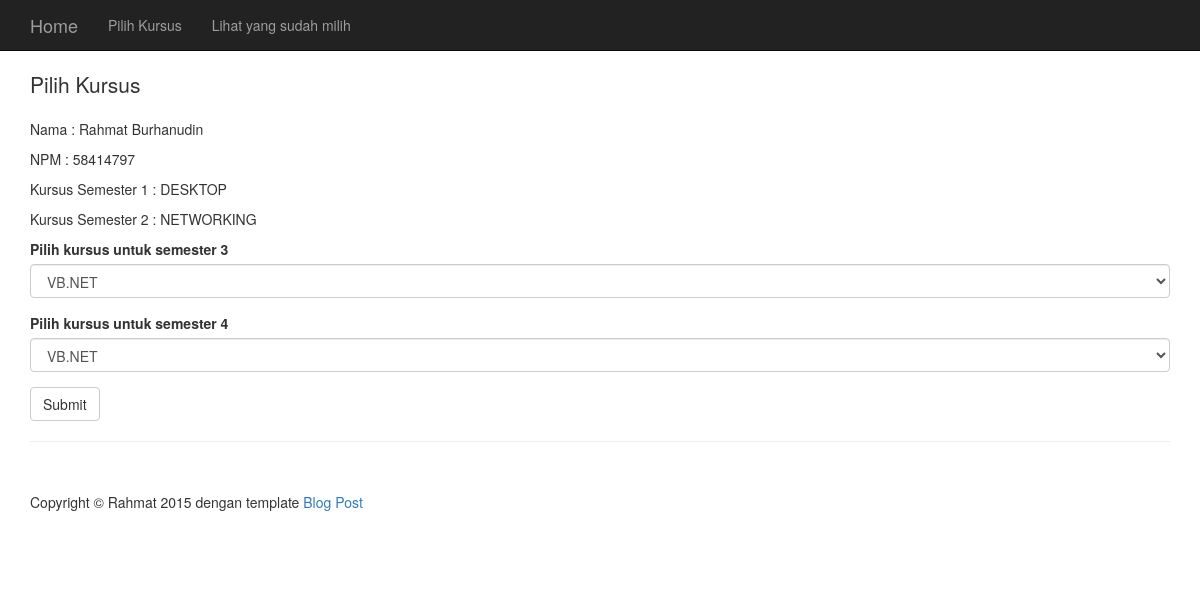
Page /pilih2.php?npm=58414797 on the committed database.
### tables this page shows
CREATE TABLE IF NOT EXISTS `mahasiswa` (
  `id` int(2) NOT NULL,
  `nama` varchar(30) NOT NULL,
  `npm` varchar(30) NOT NULL,
  `satu` varchar(30) NOT NULL,
  `dua` varchar(30) NOT NULL
);

### pilih2.php (the view, shortened to what this page needs)
<?php
include('db.php');
$npm = $_GET['npm'];
$sql = "SELECT * FROM `mahasiswa` WHERE `npm` = '$npm'";
$query = mysqli_query($link,$sql);
$row = mysqli_fetch_row($query);
?>
<!DOCTYPE html>
<html lang="en">
<head>
    <link href="css/bootstrap.min.css" rel="stylesheet">
    <link href="css/blog-post.css" rel="stylesheet">
</head>
<body>
    <nav class="navbar navbar-inverse navbar-fixed-top" role="navigation">
        <div class="container">
            <div class="navbar-header">
                <a class="navbar-brand" href="index.php">Home</a>
            </div>
            <div class="collapse navbar-collapse" id="bs-example-navbar-collapse-1">
                <ul class="nav navbar-nav">
                    <li>
                        <a href="pilih.php">Pilih Kursus</a>
                    </li>
                    <li>
                        <a href="data.php">Lihat yang sudah milih</a>
                    </li>
                </ul>
            </div>
        </div>
    </nav>
    <div class="container">
        <div class="row">
            <div class="col-lg-12">
                <p class="lead">Pilih Kursus</p>
				<p>Nama : <?=$row[1]?></p>
                <p>NPM : <?=$row[2]?></p>
				<p>Kursus Semester 1 : <?=strtoupper($row[3])?></p>
				<p>Kursus Semester 2 : <?=strtoupper($row[4])?></p>
				<form role="form" action="pilihproses.php" method="POST">
				<div class="form-group">
					<label for="tiga">
						Pilih kursus untuk semester 3
					</label>
					<select name="tiga" id="tiga"class="form-control">
					<?php
					$query = "SELECT * FROM `$row[3]`";
					$sql = mysqli_query($link, $query);
					while ($row2 = mysqli_fetch_row($sql)) {
						echo '<option value="'.$row2[1].'">'.$row2[1].'</option>';
					}
					?>
					</select>
				</div>
				<div class="form-group">
					<label for="empat">
						Pilih kursus untuk semester 4
					</label>
					<select name="empat" id="empat"class="form-control">
						<?php
					$query = "SELECT * FROM `$row[3]`";
					$sql = mysqli_query($link, $query);
					while ($row2 = mysqli_fetch_row($sql)) {
						echo '<option value="'.$row2[1].'">'.$row2[1].'</option>';
					}
					?>
					</select>
				</div>
				<button type="submit" class="btn btn-default">
					Submit
				</button>
			</form>
            </div>
        </div>
        <hr>
        <footer>
            <div class="row">
                <div class="col-lg-12">
                    <p>Copyright &copy; Rahmat 2015 dengan template <a rel="nofollow" href="http://startbootstrap.com/template-overviews/blog-post/">Blog Post</a></p>
                </div>
            </div>
        </footer>
    </div>
</body>
</html>

### css/blog-post.css (style rules this page uses)
body { padding-top: 70px; }
footer { margin: 50px 0; }

### rows in the picture
mahasiswa: nama "Rahmat Burhanudin", npm "58414797", satu "DESKTOP", dua "NETWORKING"

### other values in the picture
form field tiga "VB.NET"
form field empat "VB.NET"
